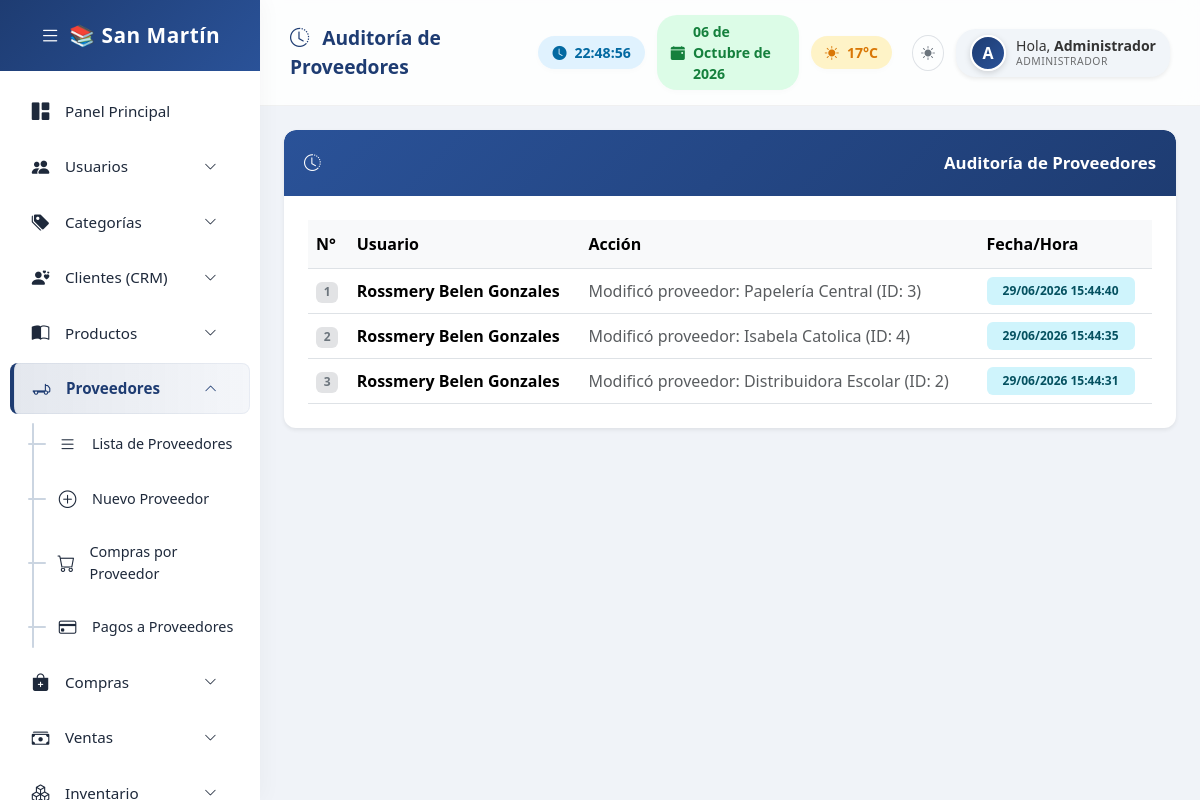
Screenshot of /proveedores/auditoria_proveedores.php (signed in) with the database file from the repository.
### tables this page shows
CREATE TABLE `auditoria_proveedores` (
  `id_auditoria` int(11) NOT NULL AUTO_INCREMENT,
  `id_usuario` int(11) NOT NULL,
  `accion` text NOT NULL,
  `fecha_hora` timestamp NOT NULL DEFAULT current_timestamp(),
  PRIMARY KEY (`id_auditoria`)
);

CREATE TABLE `usuarios` (
  `id` int(11) NOT NULL AUTO_INCREMENT,
  `nombre` varchar(100) DEFAULT NULL,
  `usuario` varchar(50) DEFAULT NULL,
  `password` varchar(255) DEFAULT NULL,
  `password_hash` varchar(255) DEFAULT NULL,
  `rol` varchar(30) DEFAULT NULL,
  `estado` varchar(20) DEFAULT 'Activo',
  `forzar_cambio` tinyint(1) DEFAULT 0,
  `imagen` varchar(255) DEFAULT NULL,
  `foto` varchar(255) DEFAULT NULL,
  `firma` text DEFAULT NULL,
  `fecha_registro` timestamp NOT NULL DEFAULT current_timestamp(),
  `ultimo_acceso` datetime DEFAULT NULL,
  `tema` varchar(10) DEFAULT 'light',
  PRIMARY KEY (`id`)
);

### proveedores/auditoria_proveedores.php (the view, shortened to what this page needs)
<?php
$sql = "SELECT ap.*, u.nombre as usuario_nombre FROM auditoria_proveedores ap LEFT JOIN usuarios u ON ap.id_usuario = u.id ORDER BY ap.id_auditoria DESC LIMIT 100";
$resultado = mysqli_query($conexion, $sql);
$datos = mysqli_fetch_all($resultado, MYSQLI_ASSOC);
?>
<!DOCTYPE html>
<html lang="es">
<head>
    <link href="https://cdn.jsdelivr.net/npm/bootstrap@5.3.3/dist/css/bootstrap.min.css" rel="stylesheet">
    <link rel="stylesheet" href="https://cdn.jsdelivr.net/npm/bootstrap-icons@1.11.3/font/bootstrap-icons.min.css">
<link rel="stylesheet" href="/includes/base.css">
</head>
<body>
<?php $base_path = '../'; include '../includes/sidebar.php'; ?>
<div class="main-content">
    <div class="topbar">
        <div class="topbar-title"><i class="bi bi-clock-history me-2"></i> Auditoría de Proveedores</div>
        <div class="topbar-widgets">
            <div class="widget-box widget-time"><i class="bi bi-clock-fill me-2"></i> <span id="live-clock">00:00:00</span></div>
            <div class="widget-box widget-date"><i class="bi bi-calendar-event-fill me-2"></i> <span id="live-date">--/--/----</span></div>
            <div class="widget-box widget-weather"><i class="bi bi-sun-fill me-2"></i> <span>17°C</span></div>
            <div class="user-profile shadow-sm">
    <div class="profile-avatar-wrap"><?php if(!empty($_SESSION["imagen"])): ?><img src="../assets/uploads/usuarios/<?php echo $_SESSION["imagen"]; ?>" class="profile-avatar"><?php else: ?><div class="profile-avatar-inicial"><?php echo strtoupper(substr($_SESSION["nombre"],0,1)); ?></div><?php endif; ?></div>
    <div class="profile-info">
        <div class="profile-name">Hola, <strong><?php echo $_SESSION["nombre"]; ?></strong></div>
        <div class="profile-role"><?php echo $_SESSION["rol"]; ?></div>
    </div>
</div>        </div>
    </div>
    <div class="container-fluid p-4 content-wrap">
        <div class="panel-custom shadow-sm">
            <div class="panel-custom-header">
                <i class="bi bi-clock-history me-2"></i> <span class="menu-text"> Auditoría de Proveedores</span>
            </div>
            <div class="panel-custom-body p-4">
                <?php if(count($datos) == 0){ ?>
                <div class="text-center py-5">
                    <i class="bi bi-clock-history" style="font-size: 3rem; color: #cbd5e1;"></i>
                    <p class="text-muted mt-3 fs-5">No hay registros de auditoría aún.</p>
                </div>
                <?php } else { ?>
                <div class="table-responsive">
                    <table class="table table-hover align-middle mb-0">
                        <thead>
                            <tr class="table-light border-bottom">
                                <th style="padding: 12px 8px;">N°</th>
                                <th style="padding: 12px 8px;">Usuario</th>
                                <th style="padding: 12px 8px;">Acción</th>
                                <th style="padding: 12px 8px;">Fecha/Hora</th>
                            </tr>
                        </thead>
                        <tbody>
                            <?php
                            $num = 1;
                            foreach($datos as $fila){
                                $fecha = date("d/m/Y H:i:s", strtotime($fila['fecha_hora']));
                            ?>
                            <tr>
                                <td><span class="badge bg-secondary-subtle text-secondary fw-bold"><?php echo $num++; ?></span></td>
                                <td><strong><?php echo $fila['usuario_nombre']; ?></strong></td>
                                <td><span class="text-muted"><?php echo $fila['accion']; ?></span></td>
                                <td><span class="badge bg-info-subtle text-info-emphasis px-3 py-2"><?php echo $fecha; ?></span></td>
                            </tr>
                            <?php } ?>
                        </tbody>
                    </table>
                </div>
                <?php } ?>
            </div>
        </div>
    </div>
</div>
</body>
</html>

### includes/base.css (style rules this page uses)
:root { --body-bg:#f0f3f8;--sidebar-bg:#fff;--sidebar-text:#1e293b;--sidebar-hover-bg:#e2e8f0;--sidebar-accent:#1e3c72;--sidebar-active-bg:linear-gradient(90deg,rgba(30,60,114,0.12),rgba(42,82,152,0.05));--sidebar-brand-bg:linear-gradient(135deg,#1e3c72,#2a5298);--topbar-bg:rgba(255,255,255,0.85);--panel-bg:#fff;--panel-header-bg:linear-gradient(135deg,#2a5298,#1e3c72);--profile-bg:#f1f5f9;--profile-text:#333;--sub-item-active-bg:#eef2ff;--scrollbar-thumb:rgba(0,0,0,0.12);--scrollbar-thumb-hover:rgba(0,0,0,0.25);--collapse-line:#cbd5e1;--collapse-dash:#94a3b8;--border-color:rgba(0,0,0,0.05);--form-bg:#fff;--form-text:#1e293b;--form-border:#d1d5db;--form-focus-border:#60a5fa;--input-group-bg:#f1f5f9;--card-bg:#fff; }
body { background:var(--body-bg);font-family:'Segoe UI',sans-serif;margin:0;overflow-x:hidden; }
.main-content { margin-left:260px;min-height:100vh;transition:all 0.3s ease; }
.topbar { background:var(--topbar-bg);backdrop-filter:blur(10px);-webkit-backdrop-filter:blur(10px);padding:15px 30px;display:flex;justify-content:space-between;align-items:center;border-bottom:1px solid var(--border-color);position:sticky;top:0;z-index:999; }
.topbar-title { font-size:1.2rem;font-weight:600;color:var(--sidebar-accent); }
.topbar-widgets { display:flex;align-items:center;gap:12px; }
.widget-box { padding:6px 14px;border-radius:20px;font-size:0.88rem;font-weight:600;display:flex;align-items:center;box-shadow:0 2px 6px rgba(0,0,0,0.02); }
.widget-time { background:#e0f2fe;color:#0369a1; }
.widget-date { background:#dcfce7;color:#15803d; }
.widget-weather { background:#fef3c7;color:#d97706; }
.user-profile { display:flex;align-items:center;background:var(--profile-bg);padding:6px 14px;border-radius:20px;font-size:0.9rem;color:var(--profile-text); }
.profile-avatar-wrap { flex-shrink:0;margin-right:10px;display:flex;align-items:center; }
.profile-avatar-inicial { width:36px;height:36px;border-radius:50%;background:linear-gradient(135deg,#1e3c72,#2a5298);color:#fff;display:flex;align-items:center;justify-content:center;font-weight:700;font-size:1rem;border:2px solid #fff;box-shadow:0 2px 6px rgba(0,0,0,0.15); }
.profile-info { display:flex;flex-direction:column;line-height:1.2; }
.profile-name { font-size:0.88rem;white-space:nowrap; }
.profile-role { font-size:0.65rem;text-transform:uppercase;letter-spacing:0.5px;opacity:0.7;white-space:nowrap; }
.panel-custom { border:none;border-radius:12px;background:var(--panel-bg);box-shadow:0 4px 15px rgba(0,0,0,0.02);margin-bottom:30px;animation:fadeInUp 0.5s ease-in-out;overflow:hidden; }
.panel-custom-header { padding:20px;font-size:1.05rem;font-weight:600;color:#fff;border-radius:12px 12px 0 0;background:var(--panel-header-bg); }
.panel-custom-body { padding:20px; }
.content-wrap { max-width:none !important; }

### rows the page displays
auditoria_proveedores: id_usuario.nombre "Rossmery Belen Gonzales", accion "Modificó proveedor: Papelería Central (ID: 3)", fecha_hora "29/06/2026 15:44:40"
auditoria_proveedores: id_usuario.nombre "Rossmery Belen Gonzales", accion "Modificó proveedor: Isabela Catolica (ID: 4)", fecha_hora "29/06/2026 15:44:35"
auditoria_proveedores: id_usuario.nombre "Rossmery Belen Gonzales", accion "Modificó proveedor: Distribuidora Escolar (ID: 2)", fecha_hora "29/06/2026 15:44:31"

### other values shown
substr($_SESSION["nombre"],0,1) "A"
$_SESSION["nombre"] "Administrador"
$_SESSION["rol"] "ADMINISTRADOR"
